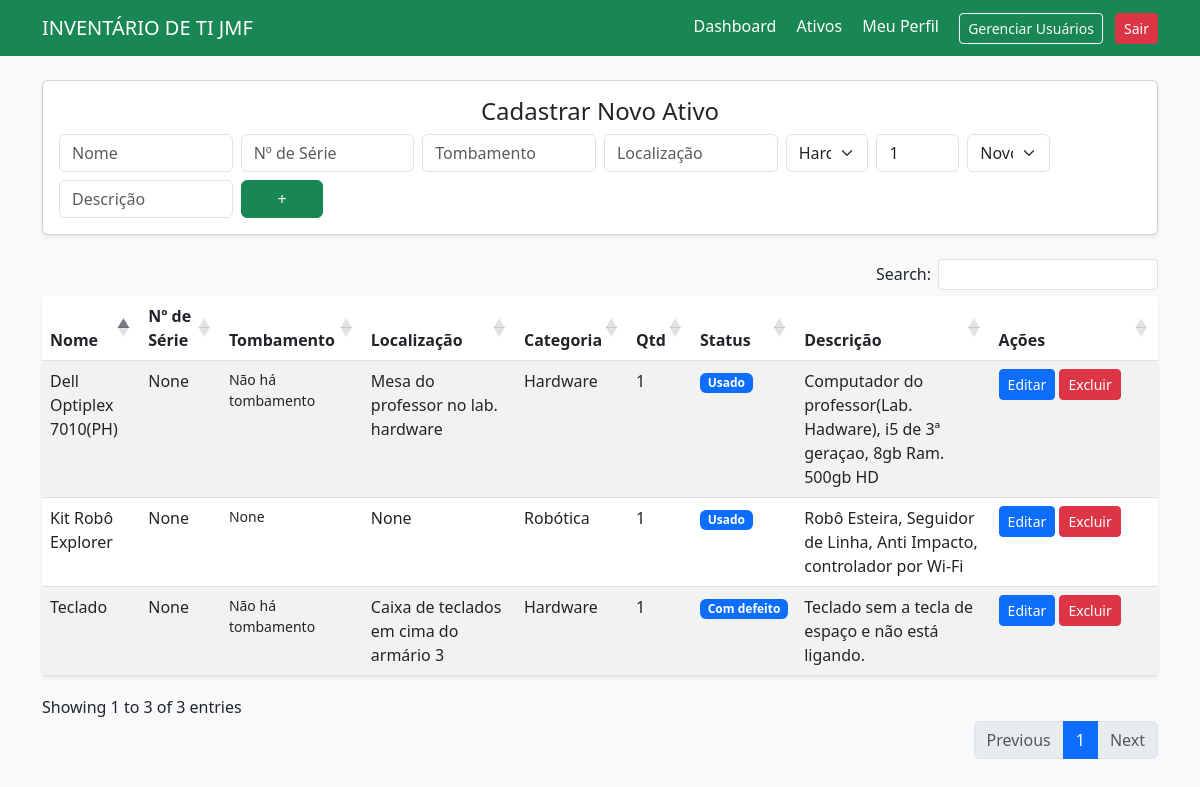
/ativos (signed in), run on the app's committed database.
### app.py (models this page shows)
class Ativo(db.Model):
    id = db.Column(db.Integer, primary_key=True)
    nome = db.Column(db.String(100), nullable=False)
    num_serie = db.Column(db.String(100))  # <-- NOVO CAMPO
    tombamento = db.Column(db.String(50), default="Não há tombamento") # Novo campo
    localizacao = db.Column(db.String(200)) # Novo campo
    categoria = db.Column(db.String(50))
    status = db.Column(db.String(50))
    quantidade = db.Column(db.Integer, default=1)
    descricao = db.Column(db.String(200))

### app.py (the view, shortened to what this page needs)
@app.route('/ativos', methods=['GET', 'POST'])
@login_required
def ativos():
    todos_ativos = Ativo.query.all()
    return render_template('ativos.html', ativos=todos_ativos)

### app.py (called while the page is built)
@login_manager.user_loader
def load_user(user_id):
    return User.query.get(int(user_id))

### templates/ativos.html (shortened to what this page needs)
{% extends 'base.html' %}
{% block content %}
{% if current_user.role in ['Admin', 'Analista'] %}
<div class="card p-3 mb-4 shadow-sm">
    <h4 class="text-center">Cadastrar Novo Ativo</h4>
    <form method="POST" class="row g-2">
        <div class="col-md-2">
            <input type="text" name="nome" placeholder="Nome" class="form-control" required>
        </div>
        <div class="col-md-2">
            <input type="text" name="num_serie" placeholder="Nº de Série" class="form-control">
        </div>
        <div class="col-md-2">
            <input type="text" name="tombamento" placeholder="Tombamento" class="form-control">
        </div>
        <div class="col-md-2">
            <input type="text" name="localizacao" placeholder="Localização" class="form-control">
        </div>
        <div class="col-md-1">
            <select name="categoria" class="form-select">
                <option value="Hardware">Hardware</option>
            </select>
        </div>
        <div class="col-md-1">
            <input type="number" name="quantidade" placeholder="Qtd" class="form-control" min="1" value="1">
        </div>
        <div class="col-md-1">
            <select name="status" class="form-select">
                <option value="Novo">Novo</option>
            </select>
        </div>
        <div class="col-md-2">
            <input type="text" name="descricao" placeholder="Descrição" class="form-control">
        </div>
        <div class="col-md-1">
            <button class="btn btn-success w-100">+</button>
        </div>
    </form>
</div>
{% endif %}
<table id="tabelaAtivos" class="table table-striped bg-white shadow-sm rounded">
    <thead>
        <tr>
            <th>Nome</th>
            <th>Nº de Série</th>
            <th>Tombamento</th>
            <th>Localização</th>
            <th>Categoria</th>
            <th>Qtd</th>
            <th>Status</th>
            <th>Descrição</th>
            <th style="width:15%">Ações</th>
        </tr>
    </thead>
    <tbody>
        {% for a in ativos %}
        <tr>
            <td>{{ a.nome }}</td>
            <td>{{ a.num_serie }}</td>
            <td class="small">{{ a.tombamento }}</td>
            <td>{{ a.localizacao }}</td>
            <td>{{ a.categoria }}</td>
            <td>{{ a.quantidade }}</td>
            <td><span class="badge bg-primary">{{ a.status }}</span></td>
            <td>{{ a.descricao }}</td>
            <td>
                <a href="{{ url_for('editar_ativo', id=a.id) }}" class="btn btn-sm btn-primary">Editar</a>
                <button type="button"
                        class="btn btn-sm btn-danger"
                        data-bs-toggle="modal"
                        data-bs-target="#confirmDeleteModal"
                        data-id="{{ a.id }}"
                        data-nome="{{ a.nome }}">
                    Excluir
                </button>
            </td>
        </tr>
        {% endfor %}
    </tbody>
</table>
{% endblock %}

### templates/base.html (shortened to what this page needs)
<!DOCTYPE html>
<html>
<head>
    <link href="https://cdn.jsdelivr.net/npm/bootstrap@5.3.0/dist/css/bootstrap.min.css" rel="stylesheet">
    <link rel="stylesheet" href="https://cdn.datatables.net/1.13.6/css/dataTables.bootstrap5.min.css">
    <link rel="stylesheet" href="https://cdn.datatables.net/buttons/2.4.1/css/buttons.bootstrap5.min.css">
</head>
<body class="bg-light">
    <nav class="navbar navbar-dark bg-success mb-4">
        <div class="container">
            <a class="navbar-brand" href="/">INVENTÁRIO DE TI JMF</a>
            {% if current_user.is_authenticated %}
            <div>
                <a href="/" class="text-white me-3 text-decoration-none">Dashboard</a>
                <a href="/ativos" class="text-white me-3 text-decoration-none">Ativos</a>
                <a href="/perfil" class="text-white me-3 text-decoration-none">Meu Perfil</a>
                {% if current_user.role == 'Admin' %}
                <a href="/usuarios" class="btn btn-sm btn-outline-light me-2">Gerenciar Usuários</a>
                {% endif %}
                <a href="/logout" class="btn btn-sm btn-danger">Sair</a>
            </div>
            {% endif %}
        </div>
    </nav>
    <div class="container">
        {% block content %}{% endblock %}
    </div>
</body>
</html>

### data on the page
Ativo: nome "Dell Optiplex 7010(PH)", num_serie "None", tombamento "Não há tombamento", localizacao "Mesa do professor no lab. hardware", categoria "Hardware", quantidade "1", status "Usado", descricao "Computador do professor(Lab. Hadware), i5 de 3ª geraçao, 8gb Ram. 500gb HD"
Ativo: nome "Kit Robô Explorer", num_serie "None", tombamento "None", localizacao "None", categoria "Robótica", quantidade "1", status "Usado", descricao "Robô Esteira, Seguidor de Linha, Anti Impacto, controlador por Wi-Fi"
Ativo: nome "Teclado", num_serie "None", tombamento "Não há tombamento", localizacao "Caixa de teclados em cima do armário 3", categoria "Hardware", quantidade "1", status "Com defeito", descricao "Teclado sem a tecla de espaço e não está ligando."
